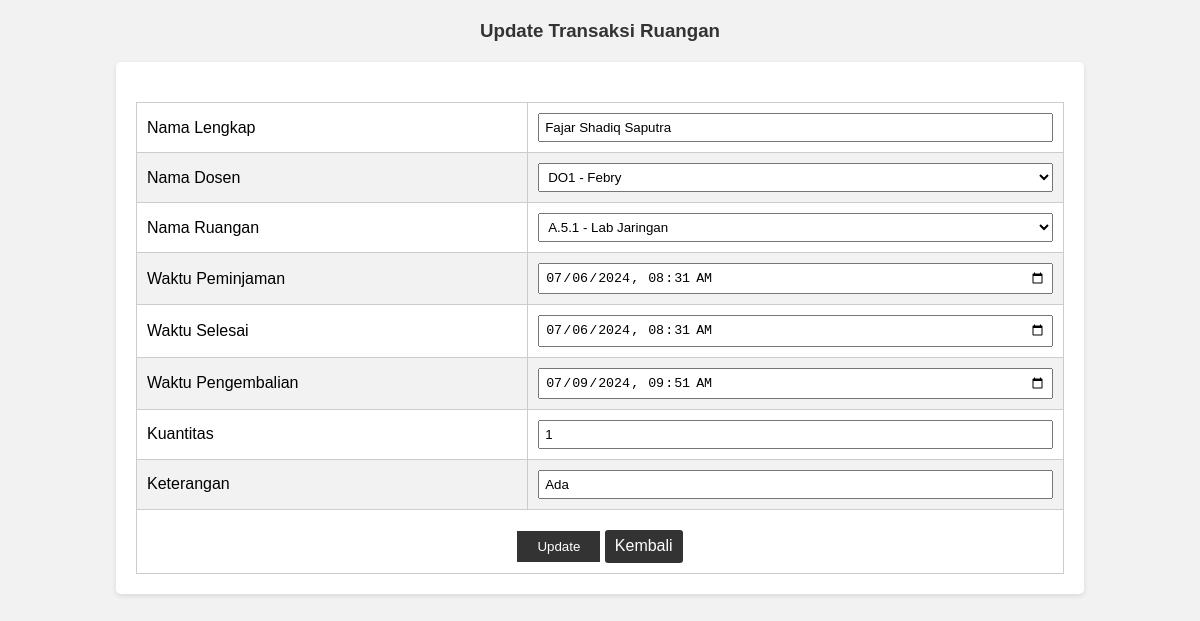
The app's page /staffak/transaksiru/trru-update.php?kodetrru=7 with its own data.
### tables this page shows
CREATE TABLE `transaksiru` (
  `kodetrru` int(11) NOT NULL,
  `id` int(11) DEFAULT NULL,
  `username` varchar(50) NOT NULL,
  `nip` varchar(20) DEFAULT NULL,
  `koderu` varchar(20) DEFAULT NULL,
  `peminjamanru` datetime NOT NULL,
  `selesairu` datetime DEFAULT NULL,
  `pengembalianru` datetime DEFAULT NULL,
  `qtyru` int(11) NOT NULL,
  `keteranganru` text DEFAULT NULL
);

CREATE TABLE `dosen` (
  `nip` varchar(20) NOT NULL,
  `namadosen` varchar(100) NOT NULL,
  `matakuliah` varchar(100) NOT NULL
);

CREATE TABLE `ruangan` (
  `koderu` varchar(20) NOT NULL,
  `namaru` varchar(100) NOT NULL,
  `keteranganru` text DEFAULT NULL,
  `qtyru` int(11) NOT NULL
);

### staffak/transaksiru/trru-update.php (the view, shortened to what this page needs)
<?php
$servername = "localhost";
$username = "root";
$password = "";
$dbname = "inventaris";
$conn = new mysqli($servername, $username, $password, $dbname);
$dosen_query = "SELECT nip, namadosen FROM dosen";
$dosen_result = $conn->query($dosen_query);
$ruangan_query = "SELECT koderu, namaru FROM ruangan";
$ruangan_result = $conn->query($ruangan_query);
$id = $username = $nip = $koderu = $peminjamanru = $selesairu = $pengembalianru = $qtyru = $keteranganru = "";
if (isset($_GET['kodetrru'])) {
    $kodetrru = $_GET['kodetrru'];
    $sql_fetch = "SELECT tr.kodetrru, tr.id, tr.username, tr.nip, tr.koderu, tr.peminjamanru, tr.selesairu, tr.pengembalianru, tr.qtyru, tr.keteranganru
                  FROM transaksiru tr
                  WHERE tr.kodetrru = ?";
    $stmt_fetch = $conn->prepare($sql_fetch);
    $stmt_fetch->bind_param("s", $kodetrru);
    $stmt_fetch->execute();
    $result_fetch = $stmt_fetch->get_result();
    if ($result_fetch->num_rows == 1) {
        $row = $result_fetch->fetch_assoc();
        $username = $row['username'];
        $nip = $row['nip'];
        $koderu = $row['koderu'];
        $peminjamanru = $row['peminjamanru'];
        $selesairu = $row['selesairu'];
        $pengembalianru = $row['pengembalianru'];
        $qtyru = $row['qtyru'];
        $keteranganru = $row['keteranganru'];
    } else {
        echo "Data not found";
        exit();
    }
}
?>
<!DOCTYPE html>
<html lang="en">
<head>
</head>
<body>
<h3>Update Transaksi Ruangan</h3>
    <form method="post" action="<?php echo htmlspecialchars($_SERVER["PHP_SELF"]); ?>">
        <table>
            <tr>
                <td>Nama Lengkap</td>
                <td><input type="text" id="username" name="username" value="<?php echo $username; ?>" required></td>
            </tr>
            <tr>
                <td>Nama Dosen</td>
                <td>
                    <select id="nip" name="nip" required>
                        <?php while($row = $dosen_result->fetch_assoc()): ?>
                            <option value="<?php echo $row['nip']; ?>" <?php if ($row['nip'] == $nip) echo 'selected'; ?>><?php echo $row['nip'] . " - " . $row['namadosen']; ?></option>
                        <?php endwhile; ?>
                    </select>
                </td>
            </tr>
            <tr>
                <td>Nama Ruangan</td>
                <td>
                    <select id="koderu" name="koderu" required>
                        <?php while($row = $ruangan_result->fetch_assoc()): ?>
                            <option value="<?php echo $row['koderu']; ?>" <?php if ($row['koderu'] == $koderu) echo 'selected'; ?>><?php echo $row['koderu'] . " - " . $row['namaru']; ?></option>
                        <?php endwhile; ?>
                    </select>
                </td>
            </tr>
            <tr>
                <td>Waktu Peminjaman</td>
                <td><input type="datetime-local" id="peminjamanru" name="peminjamanru" value="<?php echo date('Y-m-d\TH:i', strtotime($peminjamanru)); ?>" required></td>
            </tr>
            <tr>
                <td>Waktu Selesai</td>
                <td><input type="datetime-local" id="selesairu" name="selesairu" value="<?php echo date('Y-m-d\TH:i', strtotime($selesairu)); ?>" required></td>
            </tr>
            <tr>
                <td>Waktu Pengembalian</td>
                <td><input type="datetime-local" id="pengembalianru" name="pengembalianru" value="<?php echo date('Y-m-d\TH:i', strtotime($pengembalianru)); ?>" required></td>
            </tr>
            <tr>
                <td>Kuantitas</td>
                <td><input type="number" id="qtyru" name="qtyru" value="<?php echo $qtyru; ?>" required></td>
            </tr>
            <tr>
                <td>Keterangan</td>
                <td><input type="text" id="keteranganru" name="keteranganru" value="<?php echo $keteranganru; ?>" required></td>
            </tr>
            <tr>
                <td colspan="2" style="text-align:center;">
                <input type="submit" value="Update">
                <a href="trru-read.php" class="kembali">Kembali</a>
                </td>
            </tr>
        </table>
    </form>
</body>
</html>

### staffak/transaksiru/trru-update.php (style rules this page uses)
body { font-family: Arial, sans-serif; background-color: #f2f2f2; margin: 20px; }
h3 { color: #333; text-align: center; margin-top: 20px; }
form { margin: 20px auto; width: 80%; background-color: #fff; padding: 20px; border-radius: 5px; box-shadow: 0 2px 5px rgba(0, 0, 0, 0.1); }
table { width: 100%; border-collapse: collapse; margin-top: 20px; }
table td { padding: 10px; border: 1px solid #ccc; }
table tr:nth-child(even) { background-color: #f2f2f2; }
select, input[type="text"], input[type="number"], input[type="datetime-local"] { padding: 5px; width: 100%; box-sizing: border-box; }
input[type="submit"] { padding: 8px 20px; background-color: #333; color: #fff; border: none; cursor: pointer; }
.kembali { padding: 7.5px 10px; background-color: #333; color: #fff; text-decoration: none; border-radius: 3px; margin-top: 10px; display: inline-block; }

### records on screen
transaksiru: username "Fajar Shadiq Saputra", nip "DO1 - Febry", koderu "A.5.1 - Lab Jaringan", peminjamanru "07/06/2024 08:31", selesairu "07/06/2024 08:31", pengembalianru "07/09/2024 09:51", qtyru "1", keteranganru "Ada"
